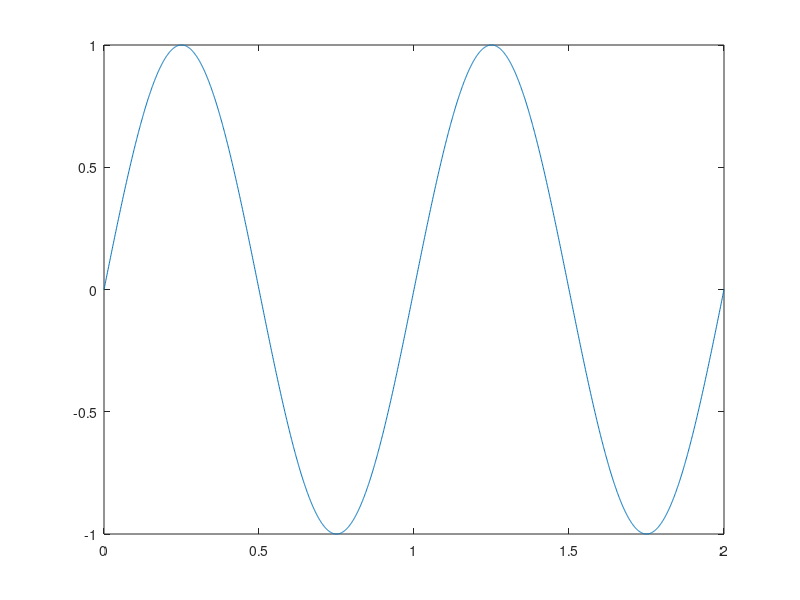
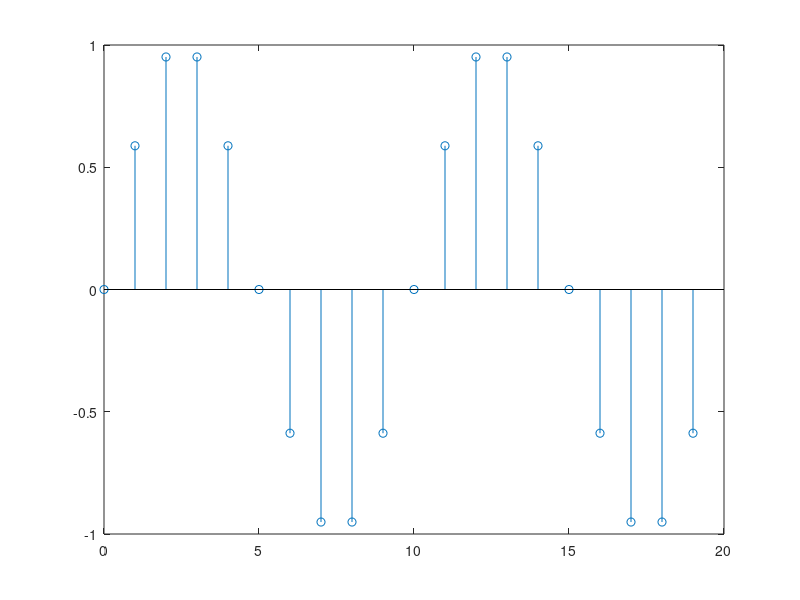

These figures' MATLAB source, in order:
clear all
clc
close all

t = 0:0.001:2;
f = 1;
x = sin(2*pi*f*t);
plot(t,x);

fs = 10;
n = 0:2*fs-1;

y = sin(2*pi*f*n/fs);
figure();
stem(n,y);

